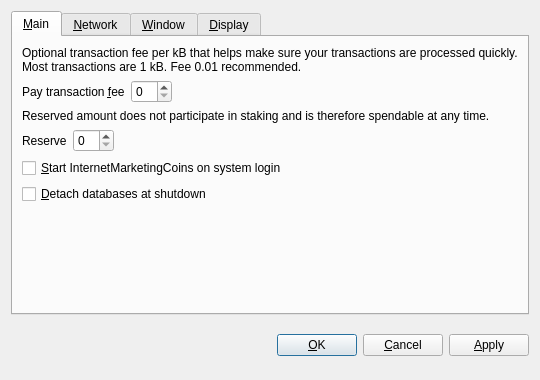
<?xml version="1.0" encoding="UTF-8"?>
<ui version="4.0">
 <class>OptionsDialog</class>
 <widget class="QDialog" name="OptionsDialog">
  <property name="geometry">
   <rect>
    <x>0</x>
    <y>0</y>
    <width>540</width>
    <height>380</height>
   </rect>
  </property>
  <property name="windowTitle">
   <string>Options</string>
  </property>
  <property name="modal">
   <bool>true</bool>
  </property>
  <layout class="QVBoxLayout" name="verticalLayout">
   <item>
    <widget class="QTabWidget" name="tabWidget">
     <property name="tabPosition">
      <enum>QTabWidget::North</enum>
     </property>
     <property name="currentIndex">
      <number>0</number>
     </property>
     <widget class="QWidget" name="tabMain">
      <attribute name="title">
       <string>&amp;Main</string>
      </attribute>
      <layout class="QVBoxLayout" name="verticalLayout_Main">
       <item>
        <widget class="QLabel" name="transactionFeeInfoLabel">
         <property name="text">
          <string>Optional transaction fee per kB that helps make sure your transactions are processed quickly. Most transactions are 1 kB. Fee 0.01 recommended.</string>
         </property>
         <property name="textFormat">
          <enum>Qt::PlainText</enum>
         </property>
         <property name="wordWrap">
          <bool>true</bool>
         </property>
        </widget>
       </item>
       <item>
        <layout class="QHBoxLayout" name="horizontalLayoutFee">
         <item>
          <widget class="QLabel" name="transactionFeeLabel">
           <property name="text">
            <string>Pay transaction &amp;fee</string>
           </property>
           <property name="textFormat">
            <enum>Qt::PlainText</enum>
           </property>
           <property name="buddy">
            <cstring>transactionFee</cstring>
           </property>
          </widget>
         </item>
         <item>
          <widget class="BitcoinAmountField" name="transactionFee"/>
         </item>
         <item>
          <spacer name="horizontalSpacerFee">
           <property name="orientation">
            <enum>Qt::Horizontal</enum>
           </property>
           <property name="sizeHint" stdset="0">
            <size>
             <width>40</width>
             <height>20</height>
            </size>
           </property>
          </spacer>
         </item>
        </layout>
       </item>
       <item>
        <widget class="QLabel" name="reserveBalanceInfoLabel">
         <property name="text">
          <string>Reserved amount does not participate in staking and is therefore spendable at any time.</string>
         </property>
         <property name="textFormat">
          <enum>Qt::PlainText</enum>
         </property>
         <property name="wordWrap">
          <bool>true</bool>
         </property>
        </widget>
       </item>
       <item>
        <layout class="QHBoxLayout" name="horizontalLayoutReserveBalance">
         <item>
          <widget class="QLabel" name="reserveBalanceLabel">
           <property name="text">
            <string>Reserve</string>
           </property>
           <property name="textFormat">
            <enum>Qt::PlainText</enum>
           </property>
           <property name="buddy">
            <cstring>reserveBalance</cstring>
           </property>
          </widget>
         </item>
         <item>
          <widget class="BitcoinAmountField" name="reserveBalance"/>
         </item>
         <item>
          <spacer name="horizontalSpacerReserveBalance">
           <property name="orientation">
            <enum>Qt::Horizontal</enum>
           </property>
           <property name="sizeHint" stdset="0">
            <size>
             <width>40</width>
             <height>20</height>
            </size>
           </property>
          </spacer>
         </item>
        </layout>
       </item>
       <item>
        <widget class="QCheckBox" name="bitcoinAtStartup">
         <property name="toolTip">
          <string>Automatically start InternetMarketingCoins after logging in to the system.</string>
         </property>
         <property name="text">
          <string>&amp;Start InternetMarketingCoins on system login</string>
         </property>
        </widget>
       </item>
       <item>
        <widget class="QCheckBox" name="detachDatabases">
         <property name="toolTip">
          <string>Detach block and address databases at shutdown. This means they can be moved to another data directory, but it slows down shutdown. The wallet is always detached.</string>
         </property>
         <property name="text">
          <string>&amp;Detach databases at shutdown</string>
         </property>
        </widget>
       </item>
       <item>
        <spacer name="verticalSpacer_Main">
         <property name="orientation">
          <enum>Qt::Vertical</enum>
         </property>
         <property name="sizeHint" stdset="0">
          <size>
           <width>20</width>
           <height>40</height>
          </size>
         </property>
        </spacer>
       </item>
      </layout>
     </widget>
     <widget class="QWidget" name="tabNetwork">
      <attribute name="title">
       <string>&amp;Network</string>
      </attribute>
      <layout class="QVBoxLayout" name="verticalLayout_Network">
       <item>
        <widget class="QCheckBox" name="mapPortUpnp">
         <property name="toolTip">
          <string>Automatically open the InternetMarketingCoins client port on the router. This only works when your router supports UPnP and it is enabled.</string>
         </property>
         <property name="text">
          <string>Map port using &amp;UPnP</string>
         </property>
        </widget>
       </item>
       <item>
        <widget class="QCheckBox" name="connectSocks">
         <property name="toolTip">
          <string>Connect to the InternetMarketingCoins network through a SOCKS proxy (e.g. when connecting through Tor).</string>
         </property>
         <property name="text">
          <string>&amp;Connect through SOCKS proxy:</string>
         </property>
        </widget>
       </item>
       <item>
        <layout class="QHBoxLayout" name="horizontalLayout_Network">
         <item>
          <widget class="QLabel" name="proxyIpLabel">
           <property name="text">
            <string>Proxy &amp;IP:</string>
           </property>
           <property name="textFormat">
            <enum>Qt::PlainText</enum>
           </property>
           <property name="buddy">
            <cstring>proxyIp</cstring>
           </property>
          </widget>
         </item>
         <item>
          <widget class="QValidatedLineEdit" name="proxyIp">
           <property name="maximumSize">
            <size>
             <width>140</width>
             <height>16777215</height>
            </size>
           </property>
           <property name="toolTip">
            <string>IP address of the proxy (e.g. 127.0.0.1)</string>
           </property>
          </widget>
         </item>
         <item>
          <widget class="QLabel" name="proxyPortLabel">
           <property name="text">
            <string>&amp;Port:</string>
           </property>
           <property name="textFormat">
            <enum>Qt::PlainText</enum>
           </property>
           <property name="buddy">
            <cstring>proxyPort</cstring>
           </property>
          </widget>
         </item>
         <item>
          <widget class="QLineEdit" name="proxyPort">
           <property name="maximumSize">
            <size>
             <width>55</width>
             <height>16777215</height>
            </size>
           </property>
           <property name="toolTip">
            <string>Port of the proxy (e.g. 9050)</string>
           </property>
          </widget>
         </item>
         <item>
          <widget class="QLabel" name="socksVersionLabel">
           <property name="text">
            <string>SOCKS &amp;Version:</string>
           </property>
           <property name="textFormat">
            <enum>Qt::PlainText</enum>
           </property>
           <property name="buddy">
            <cstring>socksVersion</cstring>
           </property>
          </widget>
         </item>
         <item>
          <widget class="QValueComboBox" name="socksVersion">
           <property name="toolTip">
            <string>SOCKS version of the proxy (e.g. 5)</string>
           </property>
          </widget>
         </item>
         <item>
          <spacer name="horizontalSpacer_Network">
           <property name="orientation">
            <enum>Qt::Horizontal</enum>
           </property>
           <property name="sizeHint" stdset="0">
            <size>
             <width>40</width>
             <height>20</height>
            </size>
           </property>
          </spacer>
         </item>
        </layout>
       </item>
       <item>
        <spacer name="verticalSpacer_Network">
         <property name="orientation">
          <enum>Qt::Vertical</enum>
         </property>
         <property name="sizeHint" stdset="0">
          <size>
           <width>20</width>
           <height>40</height>
          </size>
         </property>
        </spacer>
       </item>
      </layout>
     </widget>
     <widget class="QWidget" name="tabWindow">
      <attribute name="title">
       <string>&amp;Window</string>
      </attribute>
      <layout class="QVBoxLayout" name="verticalLayout_Window">
       <item>
        <widget class="QCheckBox" name="minimizeToTray">
         <property name="toolTip">
          <string>Show only a tray icon after minimizing the window.</string>
         </property>
         <property name="text">
          <string>&amp;Minimize to the tray instead of the taskbar</string>
         </property>
        </widget>
       </item>
       <item>
        <widget class="QCheckBox" name="minimizeOnClose">
         <property name="toolTip">
          <string>Minimize instead of exit the application when the window is closed. When this option is enabled, the application will be closed only after selecting Quit in the menu.</string>
         </property>
         <property name="text">
          <string>M&amp;inimize on close</string>
         </property>
        </widget>
       </item>
       <item>
        <spacer name="verticalSpacer_Window">
         <property name="orientation">
          <enum>Qt::Vertical</enum>
         </property>
         <property name="sizeHint" stdset="0">
          <size>
           <width>20</width>
           <height>40</height>
          </size>
         </property>
        </spacer>
       </item>
      </layout>
     </widget>
     <widget class="QWidget" name="tabDisplay">
      <attribute name="title">
       <string>&amp;Display</string>
      </attribute>
      <layout class="QVBoxLayout" name="verticalLayout_Display">
       <item>
        <layout class="QHBoxLayout" name="horizontalLayout_1_Display">
         <item>
          <widget class="QLabel" name="langLabel">
           <property name="text">
            <string>User Interface &amp;language:</string>
           </property>
           <property name="textFormat">
            <enum>Qt::PlainText</enum>
           </property>
           <property name="buddy">
            <cstring>lang</cstring>
           </property>
          </widget>
         </item>
         <item>
          <widget class="QValueComboBox" name="lang">
           <property name="toolTip">
            <string>The user interface language can be set here. This setting will take effect after restarting InternetMarketingCoins.</string>
           </property>
          </widget>
         </item>
        </layout>
       </item>
       <item>
        <layout class="QHBoxLayout" name="horizontalLayout_2_Display">
         <item>
          <widget class="QLabel" name="unitLabel">
           <property name="text">
            <string>&amp;Unit to show amounts in:</string>
           </property>
           <property name="textFormat">
            <enum>Qt::PlainText</enum>
           </property>
           <property name="buddy">
            <cstring>unit</cstring>
           </property>
          </widget>
         </item>
         <item>
          <widget class="QValueComboBox" name="unit">
           <property name="toolTip">
            <string>Choose the default subdivision unit to show in the interface and when sending coins.</string>
           </property>
          </widget>
         </item>
        </layout>
       </item>
       <item>
        <widget class="QCheckBox" name="displayAddresses">
         <property name="toolTip">
          <string>Whether to show InternetMarketingCoins addresses in the transaction list or not.</string>
         </property>
         <property name="text">
          <string>&amp;Display addresses in transaction list</string>
         </property>
        </widget>
       </item>
       <item>
        <widget class="QCheckBox" name="coinControlFeatures">
         <property name="toolTip">
          <string>Whether to show coin control features or not.</string>
         </property>
         <property name="text">
          <string>Display coin &amp;control features (experts only!)</string>
         </property>
        </widget>
       </item>
       <item>
        <spacer name="verticalSpacer_Display">
         <property name="orientation">
          <enum>Qt::Vertical</enum>
         </property>
         <property name="sizeHint" stdset="0">
          <size>
           <width>20</width>
           <height>40</height>
          </size>
         </property>
        </spacer>
       </item>
      </layout>
     </widget>
    </widget>
   </item>
   <item>
    <layout class="QHBoxLayout" name="horizontalLayout_Buttons">
     <item>
      <spacer name="horizontalSpacer_1">
       <property name="orientation">
        <enum>Qt::Horizontal</enum>
       </property>
       <property name="sizeHint" stdset="0">
        <size>
         <width>40</width>
         <height>48</height>
        </size>
       </property>
      </spacer>
     </item>
     <item>
      <widget class="QLabel" name="statusLabel">
       <property name="font">
        <font>
         <weight>75</weight>
         <bold>true</bold>
        </font>
       </property>
       <property name="text">
        <string/>
       </property>
       <property name="textFormat">
        <enum>Qt::PlainText</enum>
       </property>
       <property name="wordWrap">
        <bool>true</bool>
       </property>
      </widget>
     </item>
     <item>
      <spacer name="horizontalSpacer_2">
       <property name="orientation">
        <enum>Qt::Horizontal</enum>
       </property>
       <property name="sizeHint" stdset="0">
        <size>
         <width>40</width>
         <height>48</height>
        </size>
       </property>
      </spacer>
     </item>
     <item>
      <widget class="QPushButton" name="okButton">
       <property name="text">
        <string>&amp;OK</string>
       </property>
      </widget>
     </item>
     <item>
      <widget class="QPushButton" name="cancelButton">
       <property name="text">
        <string>&amp;Cancel</string>
       </property>
       <property name="autoDefault">
        <bool>false</bool>
       </property>
      </widget>
     </item>
     <item>
      <widget class="QPushButton" name="applyButton">
       <property name="text">
        <string>&amp;Apply</string>
       </property>
       <property name="autoDefault">
        <bool>false</bool>
       </property>
      </widget>
     </item>
    </layout>
   </item>
  </layout>
 </widget>
 <customwidgets>
  <customwidget>
   <class>BitcoinAmountField</class>
   <extends>QSpinBox</extends>
   <header>bitcoinamountfield.h</header>
  </customwidget>
  <customwidget>
   <class>QValueComboBox</class>
   <extends>QComboBox</extends>
   <header>qvaluecombobox.h</header>
  </customwidget>
  <customwidget>
   <class>QValidatedLineEdit</class>
   <extends>QLineEdit</extends>
   <header>qvalidatedlineedit.h</header>
  </customwidget>
 </customwidgets>
 <resources/>
 <connections/>
</ui>
